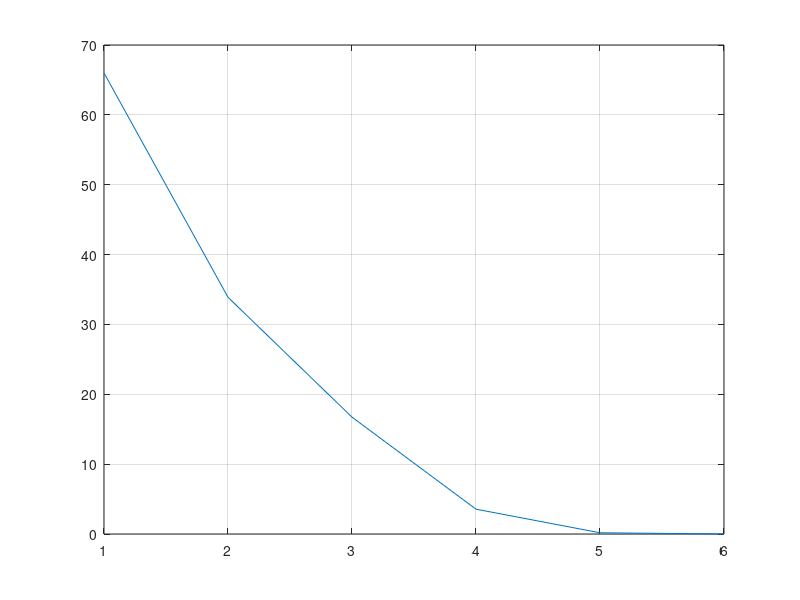

Write the MATLAB code that produced this figure.

clear
%type of FORMAT
format short 
%constant Parameters
d = 0.01 ;
x(1) = 1 ; 
%variable Functions
f = @(x) x^3 - sin(x) - 5 ;

%tolerance paramete
tolerance = 1e-1 ; 

%for loop
for i = 1 :100
    %general function (modified)
    x(i+1) = x(i) - (d*x(i)*f(x(i))) / (f(x(i)+d*x(i))-(f(x(i))));
    %error function
    ErrorF(i) = abs((x(i+1) - x(i)) / x(i+1)) * 100 ;
    %tolerance
    if ErrorF(i) < tolerance 
        break;
    end 

end
disp(x');
plot(ErrorF);
grid on ;
